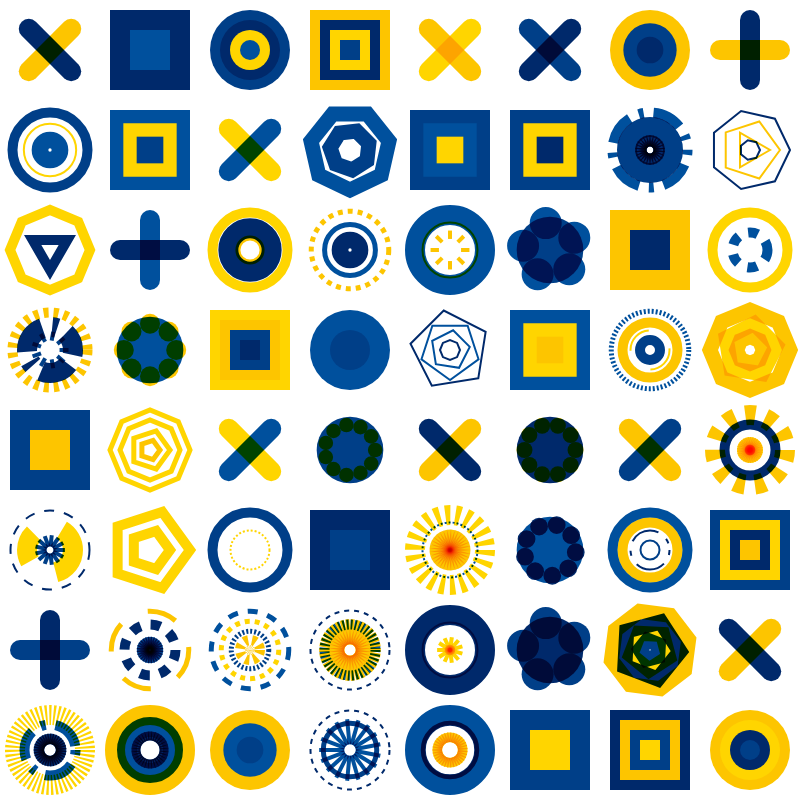
Frame 1 (no input)
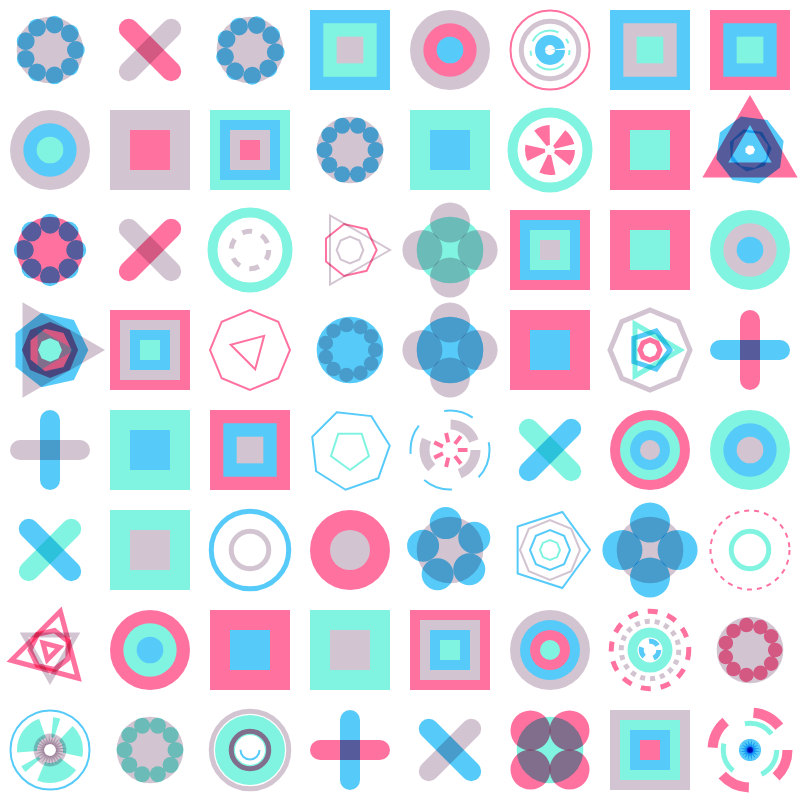
Frame 2 (the mouse pressed at the canvas centre, redrawn once)

The p5.js sketch that drew these frames (run headless with seeded random() and noise() and a simulated clock; the mouse was pressed at the canvas centre and the sketch redrawn once):

// p5.js sketch
// ── sketch.js
// inspired by work of https://bsky.app/profile/leedoughty.bsky.social

// https://www.gorillasun.de/blog/dashed-lines-in-p5js/

/**
  IDEAS:
    - rounded corners on corners
    - fat square cross
    - double-line circle, double-line square
    - combine two tiles
    - equidistant circle/square insets (like stripes)
    - dashed-line segments matching over circles
    - improve circle conditioning
    - zig-zag starburst
    - "atomic" loops
    - radial-lines poking out from behind circle/square
    - two opposing quarter-circles
    - circle-of-circles with same-size circle in center
**/

const palettes = [
  "https://coolors.co/palette/00ffff-00ff15-ffff00-ff9500-ff0040-ff00ff",
  "https://coolors.co/palette/04e762-f5b700-008bf8-89fc00-f4442e",
  "https://coolors.co/palette/ffc759-ff7b9c-607196-babfd1-e8e9ed",
  "https://coolors.co/palette/81f4e1-56cbf9-ff729f-d3c4d1",
  "https://coolors.co/palette/cfd4c5-eecfd4-efb9cb-e6adec-c287e8",
  "https://coolors.co/palette/f5ffc6-b4e1ff-ab87ff-fface4-c1ff9b",
  "https://coolors.co/palette/70d6ff-ff70a6-ff9770-ffd670-e9ff70",
  'https://coolors.co/palette/f72585-b5179e-7209b7-560bad-480ca8-3a0ca3-3f37c9-4361ee-4895ef-4cc9f0',
  'https://coolors.co/palette/9b5de5-f15bb5-fee440-00bbf9-00f5d4',
  'https://coolors.co/palette/0b090a-161a1d-660708-a4161a-ba181b-e5383b-b1a7a6-d3d3d3-f5f3f4',
  'https://coolors.co/palette/007f5f-2b9348-55a630-80b918-aacc00-bfd200-d4d700-dddf00-eeef20-ffff3f',
  'https://coolors.co/palette/00296b-003f88-00509d-fdc500-ffd500',
  'https://coolors.co/palette/004b23-006400-007200-008000-38b000-70e000-9ef01a-ccff33',
  'https://coolors.co/palette/ff6d00-ff7900-ff8500-ff9100-ff9e00-240046-3c096c-5a189a-7b2cbf-9d4edd',
  'https://coolors.co/palette/004733-2b6a4d-568d66-a5c1ae-f3f4f6-dcdfe5-df8080-cb0b0a-ad080f-8e0413',
  'https://coolors.co/palette/fbf8cc-fde4cf-ffcfd2-f1c0e8-cfbaf0-a3c4f3-90dbf4-8eecf5-98f5e1-b9fbc0',
];

const dashes = [[2], [5], [10], [30], [5, 10, 30, 10]];

function setup() {
  createCanvas(800, 800);
  noLoop();
  noStroke();
  rectMode(CENTER);
}

function draw() {
  drawGrid();
}

function keyPressed() {
  if (key === " ") drawGrid();
}

function mouseClicked() {
  drawGrid();
}

function drawGrid() {
  background(255);
  let cols = 8;
  let rows = 8;
  let tileSize = (width / cols) * 0.8; // Reduce tile size to create gaps
  let padding = (width / cols) * 0.2; // Padding to create gaps
  let colors = getColorsFromUrl(random(palettes));

  const tileFunctions = [
    drawCircleTile,
    drawSquareTile,
    drawRotatedCrossTile,
    drawCircleOfCirclesTile,
    drawRadialLinesTile,
    drawRings,
    drawPolygonTile,
  ];

  for (let i = 0; i < cols; i++) {
    for (let j = 0; j < rows; j++) {
      colors = shuffle(colors, true); // Shuffle the colors array for each tile
      let x = i * (tileSize + padding) + padding / 2;
      let y = j * (tileSize + padding) + padding / 2;
      let tileFunction = random(tileFunctions);
      tileFunction(x, y, tileSize, colors, random([true, false]));
    }
  }
}

function drawTileBase(x, y, tileSize, colors, drawShape) {
  let numShapes = int(random(2, 5));
  for (let i = numShapes; i > 0; i--) {
    fill(colors[(numShapes - i) % colors.length]);
    drawShape(x, y, tileSize, i, numShapes);
  }
}

function drawCircleTile(x, y, tileSize, colors) {
  drawTileBase(x, y, tileSize, colors, (x, y, tileSize, i, numShapes) => {
    ellipse(x + tileSize / 2, y + tileSize / 2, (tileSize * i) / numShapes);
  });
}

function drawSquareTile(x, y, tileSize, colors) {
  drawTileBase(x, y, tileSize, colors, (x, y, tileSize, i, numShapes) => {
    rect(
      x + tileSize / 2,
      y + tileSize / 2,
      (tileSize * i) / numShapes,
      (tileSize * i) / numShapes
    );
  });
}

function drawRotatedCrossTile(x, y, tileSize, colors, rotated = false) {
  let barWidth = tileSize / 4;
  blendMode(MULTIPLY);
  push();
  translate(x + tileSize / 2, y + tileSize / 2);
  if (rotated) rotate(PI / 4);
  fill(colors[0]);
  rect(0, 0, tileSize, barWidth, barWidth / 2); // Horizontal bar
  fill(colors[1]);
  rect(0, 0, barWidth, tileSize, barWidth / 2); // Vertical bar
  pop();
  blendMode(BLEND); // Reset blend mode to default
}

function drawCircleOfCirclesTile(x, y, tileSize, colors, rotated = false) {
  let numSmallCircles = int(random(4, 12));
  let radius = (tileSize / 2.9) * map(numSmallCircles, 4, 12, 1, 0.9);
  let angleStep = TWO_PI / numSmallCircles;
  let smallCircleRadius = tileSize / (numSmallCircles / 2); // Size of small circles based on their quantity
  blendMode(MULTIPLY);
  fill(colors[0]);
  ellipse(x + tileSize / 2, y + tileSize / 2, tileSize / 1.2); // Central circle
  fill(colors[1]);
  if (rotated) {
    push();
    translate(x + tileSize / 2, y + tileSize / 2);
    rotate(PI / 4);
    translate(-x - tileSize / 2, -y - tileSize / 2);
  }
  for (let i = 0; i < numSmallCircles; i++) {
    let angle = i * angleStep;
    let cx = x + tileSize / 2 + cos(angle) * radius;
    let cy = y + tileSize / 2 + sin(angle) * radius;
    ellipse(cx, cy, smallCircleRadius);
  }
  if (rotated) {
    pop();
  }
  blendMode(BLEND); // Reset blend mode to default
}

// dashp where "p" is for predicate
function drawSoloCircle(x, y, tileSize, color, dashp, size) {
  const weight = random([2, 5, 10, 20]);
  // const weight = size / 4
  blendMode(MULTIPLY);
  noFill();
  stroke(color);
  strokeWeight(weight);
  if (dashp) setLineDash();
  // setLineDash([size / 1.45])
  ellipse(x + tileSize / 2, y + tileSize / 2, size - weight / 2);
  noStroke();
  resetLineDash();
}

function drawRings(x, y, tileSize, colors) {
  let numShapes = int(random(2, 5));
  for (let i = numShapes; i > 0; i--) {
    const color = colors[(numShapes - i) % colors.length];
    const dashp = random([true, false]);
    drawSoloCircle(x, y, tileSize, color, dashp, (tileSize * i) / numShapes);
  }
  blendMode(BLEND); // Reset blend mode to default
}

function drawPolygonTile(x, y, tileSize, colors, rotated = true) {
  const weight = random([2, 5, 10, 15]);
  let numShapes = int(random(2, 5));
  push();
  noFill();
  for (let i = numShapes; i > 0; i--) {
    stroke(random(colors));
    strokeWeight(weight);
    const npoints = random([3, 5, 7, 8]);
    blendMode(MULTIPLY);
    if (rotated) {
      translate(x + tileSize / 2, y + tileSize / 2);
      rotate(PI / random([2,4,6]));
      translate(-x - tileSize / 2, -y - tileSize / 2);
    }
    polygon(
      x + tileSize / 2,
      y + tileSize / 2,
      (tileSize * i) / 2 / numShapes,
      npoints
    );
  }
  pop();
  blendMode(BLEND); // Reset blend mode to default
  noStroke();
}

// tileSize is TILE size (not to go over)
function drawRadialLinesTile(x, y, tileSize, colors) {
  let numLines = int(random(5, 36));
  let lineLength = (PI * tileSize) / int(random(5, 16));
  let angleStep = TWO_PI / numLines;
  let radius = tileSize / 2.5 - lineLength;
  let lineWidth = tileSize / 20;

  drawSoloCircle(
    x,
    y,
    tileSize,
    colors[0],
    random([true, true, false]),
    tileSize
  );
  drawSoloCircle(
    x,
    y,
    tileSize,
    colors[1],
    random([true, true, false]),
    tileSize * 0.7
  );

  fill(colors[2]);
  for (let i = 0; i < numLines; i++) {
    let angle = i * angleStep;
    let cx = x + tileSize / 2 + cos(angle) * radius;
    let cy = y + tileSize / 2 + sin(angle) * radius;
    push();
    translate(cx, cy);
    rotate(angle);
    rect(0, 0, lineLength / 2, lineWidth);
    pop();
  }
  blendMode(BLEND); // Reset blend mode to default
}

function getColorsFromUrl(url) {
  let colorStrings = url.split("/").pop().split("-");
  return colorStrings.map((c) => color("#" + c));
}

function setLineDash(pattern = null) {
  pattern ??= random(dashes);
  drawingContext.lineCap = "butt";
  drawingContext.setLineDash(pattern);
}

function resetLineDash() {
  drawingContext.setLineDash([]);
}

function polygon(x, y, radius, npoints) {
  let angle = TWO_PI / npoints;
  beginShape();
  for (let a = 0; a < TWO_PI; a += angle) {
    let sx = x + cos(a) * radius;
    let sy = y + sin(a) * radius;
    vertex(sx, sy);
  }
  endShape(CLOSE);
}
